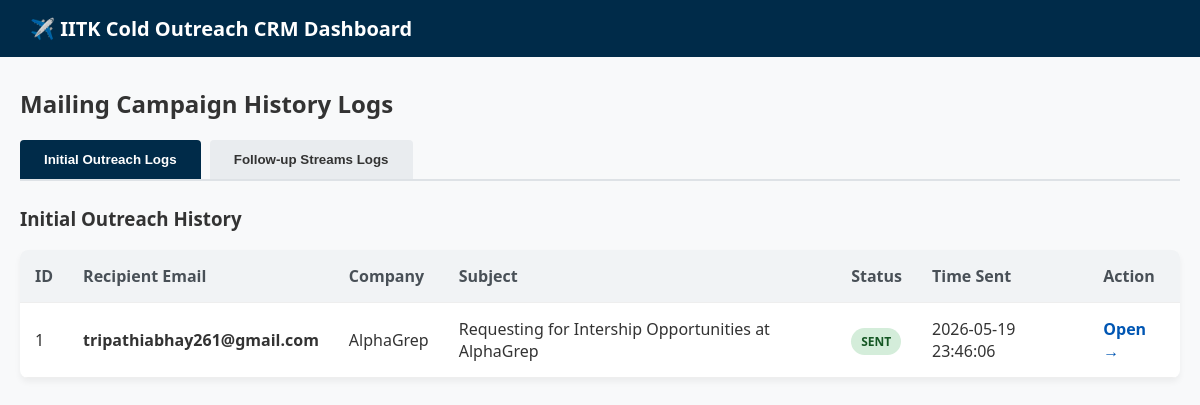
The page / on the database its author committed.
### tables this page shows
CREATE TABLE emails (
            id INTEGER PRIMARY KEY AUTOINCREMENT,
            recipient_email TEXT NOT NULL,
            first_name TEXT,
            company_name TEXT,
            subject TEXT NOT NULL,
            body_html TEXT NOT NULL,
            message_id TEXT,
            status TEXT NOT NULL, -- 'SENT', 'FAILED'
            error_msg TEXT,
            sent_time TIMESTAMP,
            campaign_id TEXT,
            email_type TEXT DEFAULT 'initial' -- 'initial' or 'followup'
        );

### dashboard.py (the view)
@app.route('/')
def index():
    emails_rows = query_db("SELECT id, recipient_email, company_name, subject, status, sent_time, email_type FROM emails ORDER BY id DESC")
    emails = [dict(row) for row in emails_rows]
    latest_stage_map = {}
    for email in reversed(emails):
        if email['status'] == 'SENT':
            email_type = email['email_type']
            latest_stage_map[email['recipient_email']] = email_type
    for email in emails:
        email['latest_active_stage'] = latest_stage_map.get(email['recipient_email'], email['email_type'])
    return render_template('index.html', emails=emails)

### dashboard.py (called while the page is built)
def query_db(query, args=(), one=False):
    conn = sqlite3.connect(DB_NAME)
    conn.row_factory = sqlite3.Row
    cursor = conn.cursor()
    cursor.execute(query, args)
    rv = cursor.fetchall()
    conn.close()
    return (rv[0] if rv else None) if one else rv

### templates/index.html (shortened to what this page needs)
{% extends "base.html" %}
{% block content %}
<h2>Mailing Campaign History Logs</h2>
<div style="margin-bottom: 25px; border-bottom: 2px solid #dee2e6;">
    <button onclick="switchMainTab('initial-tab', this)" style="background: #002b49; color: white; border: none; padding: 12px 24px; font-weight: bold; border-radius: 4px 4px 0 0; cursor: pointer; margin-right: 5px;" id="defaultOpen">Initial Outreach Logs</button>
    <button onclick="switchMainTab('followup-tab', this)" style="background: #e9ecef; color: #333; border: none; padding: 12px 24px; font-weight: bold; border-radius: 4px 4px 0 0; cursor: pointer;">Follow-up Streams Logs</button>
</div>
<div id="initial-tab" class="main-tabcontent">
    <h3>Initial Outreach History</h3>
    <table>
        <thead>
            <tr>
                <th>ID</th>
                <th>Recipient Email</th>
                <th>Company</th>
                <th>Subject</th>
                <th>Status</th>
                <th>Time Sent</th>
                <th>Action</th>
            </tr>
        </thead>
        <tbody>
            {% for email in emails %}
                {% if email.email_type == 'initial' %}
                <tr onclick="window.location='/email/{{ email.id }}'">
                    <td>{{ email.id }}</td>
                    <td><strong>{{ email.recipient_email }}</strong></td>
                    <td>{{ email.company_name }}</td>
                    <td>{{ email.subject }}</td>
                    <td><span class="badge {% if email.status == 'SENT' %}badge-sent{% else %}badge-failed{% endif %}">{{ email.status }}</span></td>
                    <td>{{ email.sent_time }}</td>
                    <td><a class="view-btn" href="/email/{{ email.id }}">Open &rarr;</a></td>
                </tr>
                {% endif %}
            {% endfor %}
        </tbody>
    </table>
</div>
{% endblock %}

### templates/base.html (style rules this page uses)
body { font-family: 'Segoe UI', Tahoma, Geneva, Verdana, sans-serif; margin: 0; background-color: #f8f9fa; color: #333; }
table { width: 100%; border-collapse: collapse; background: white; border-radius: 8px; overflow: hidden; box-shadow: 0 4px 6px rgba(0,0,0,0.05); }
th, td { padding: 15px; text-align: left; border-bottom: 1px solid #eeeeee; }
th { background-color: #f1f3f5; font-weight: 600; color: #495057; }
.badge { padding: 5px 10px; border-radius: 20px; font-size: 12px; font-weight: bold; text-transform: uppercase; }
.badge-sent { background: #d4edda; color: #155724; }
.view-btn { text-decoration: none; color: #0056b3; font-weight: bold; }

### rows shown on the page
emails: recipient_email "tripathiabhay261@gmail.com", company_name "AlphaGrep", subject "Requesting for Intership Opportunities at AlphaGrep", status "SENT", sent_time "2026-05-19 23:46:06"

### other values the page prints
{{ email.id }} "1"
